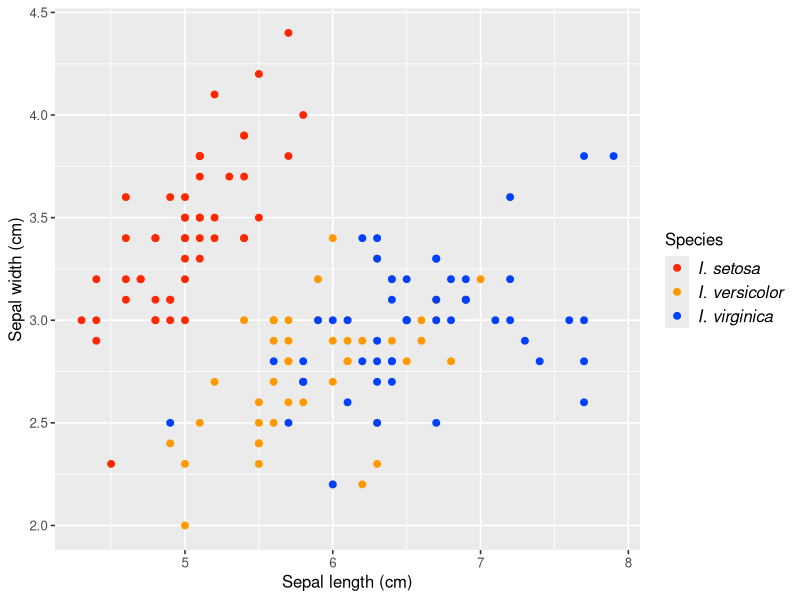
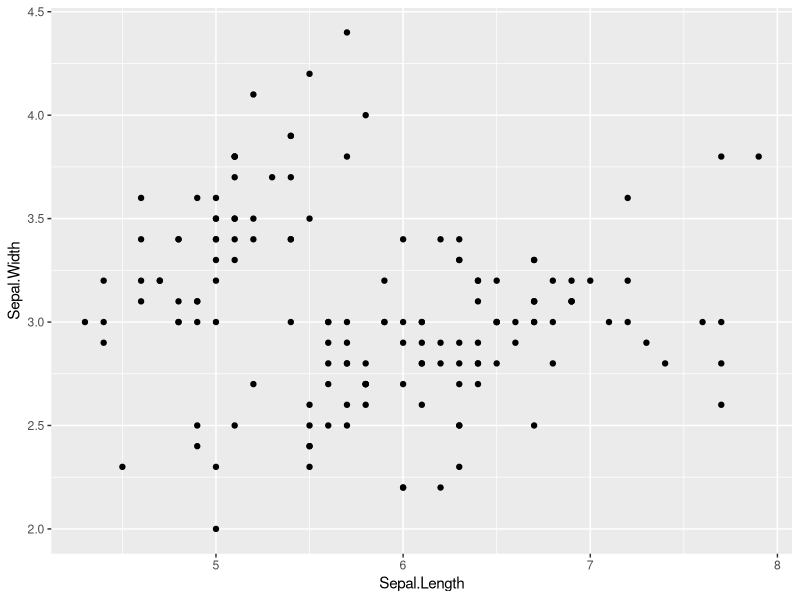
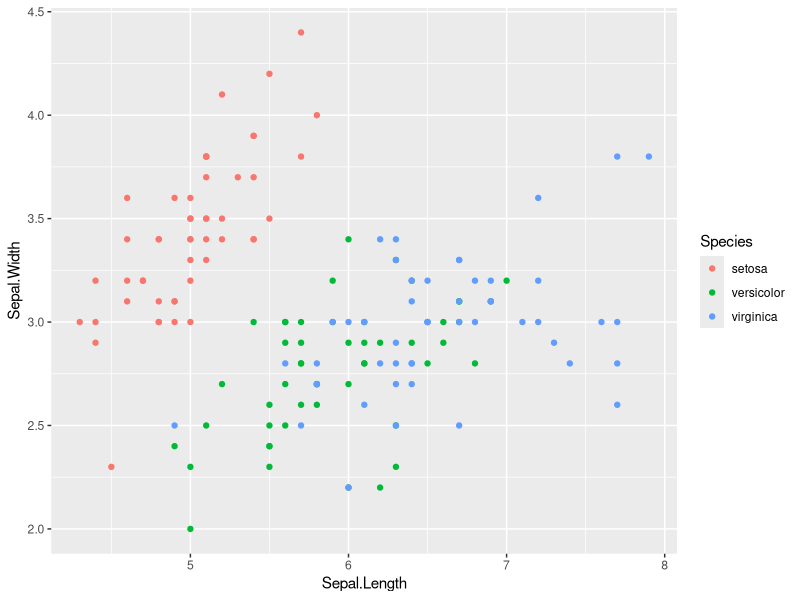
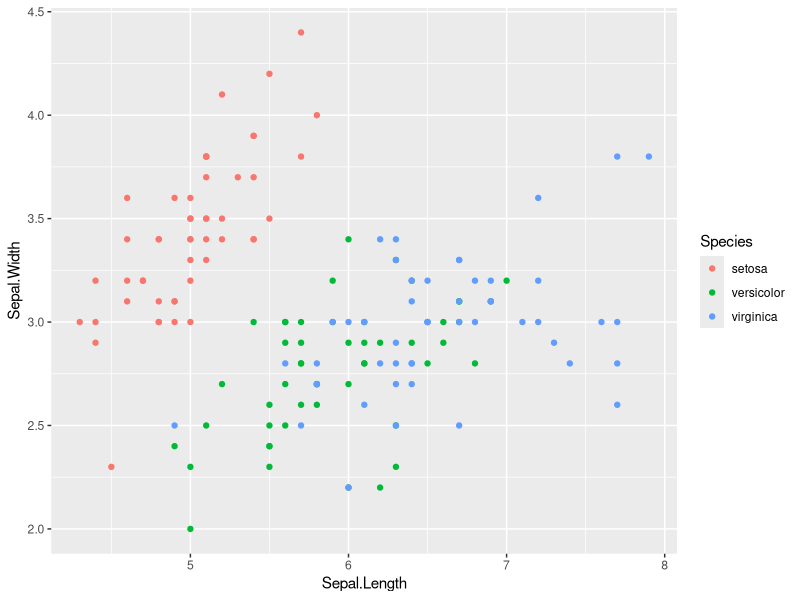
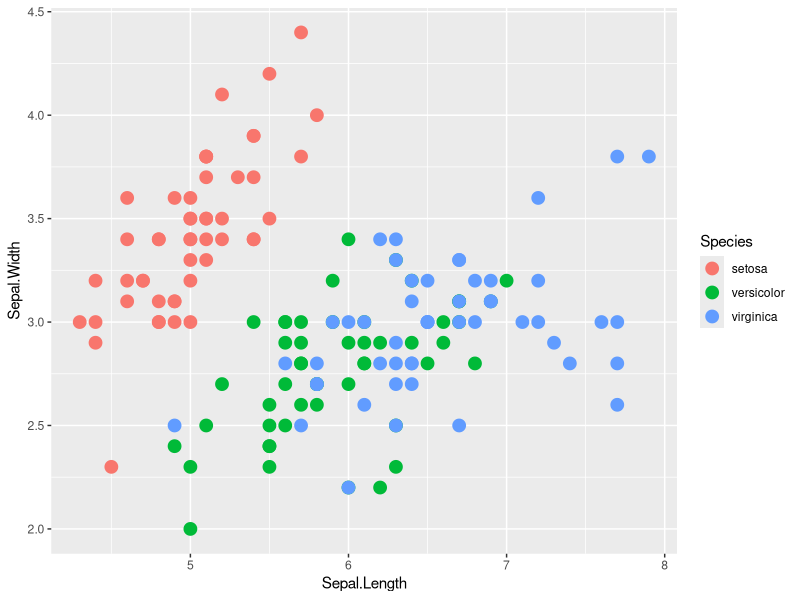
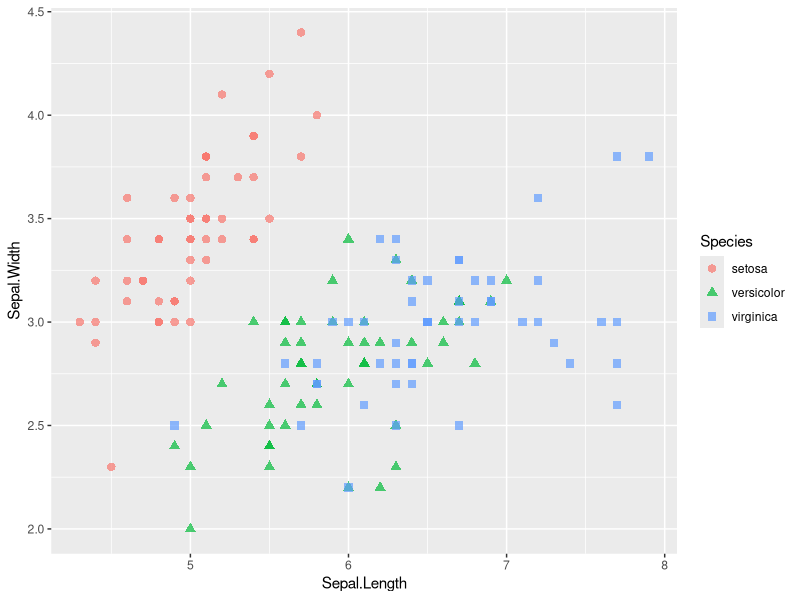
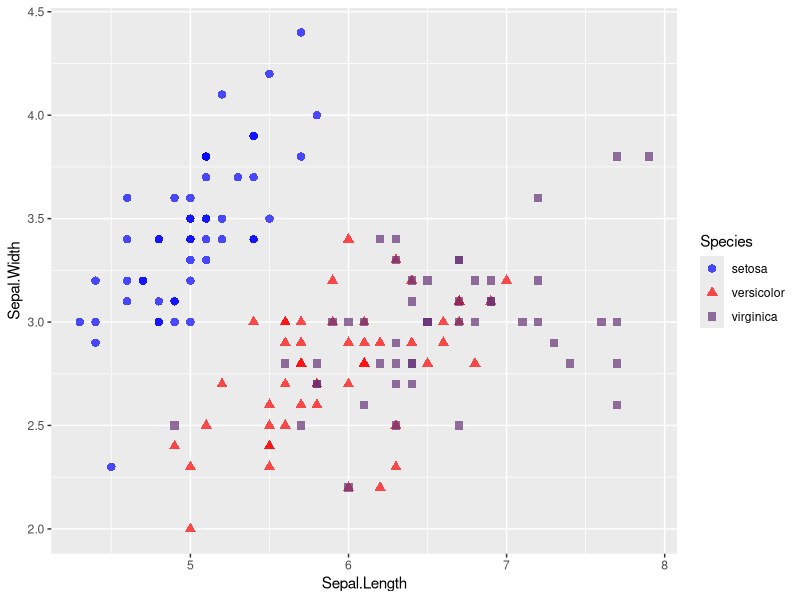
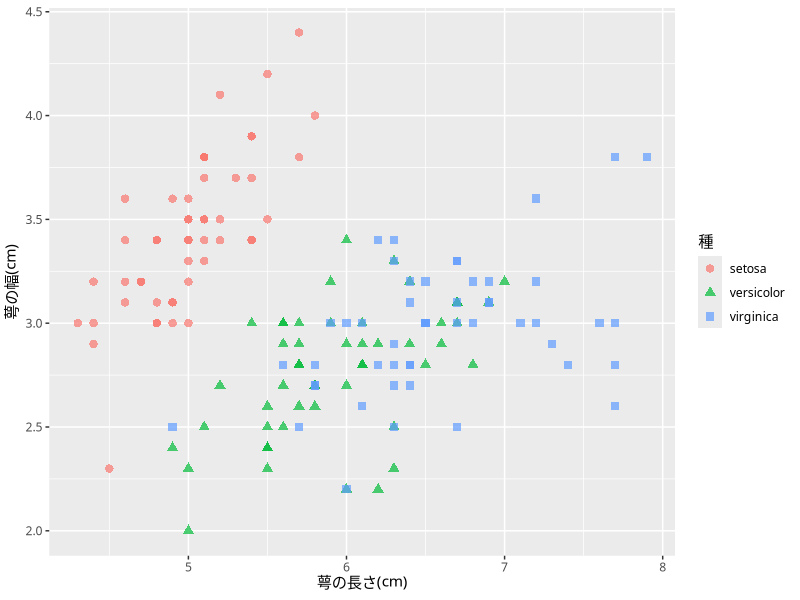

Source code (R) for these figures, in order:
## ---- chunk 1
knitr::opts_chunk$set(echo = FALSE)
library(ggplot2)
library(dplyr)
## ---- chunk 2
ggplot(data = iris,
       mapping = aes(x = Sepal.Length, y = Sepal.Width,
                     colour = Species)) +
  geom_point(size = 2) +
  scale_colour_manual(labels = c("I. setosa", "I. versicolor", "I. virginica"),
                      values = c("#ff2800", "#ff9900", "#0041ff"),
                      guide = guide_legend(label.hjust = 0)) +
  labs(x = "Sepal length (cm)", y = "Sepal width (cm)") +
  theme_grey(base_family = "Helvetica", base_size = 12) +
  theme(legend.text = element_text(face = "italic", size = 12))
## ---- chunk 3
data(iris)
head(iris)
## ---- chunk 4
p <- ggplot(data = iris,
            mapping = aes(x = Sepal.Length,
                          y = Sepal.Width))
## ---- chunk 5
p + geom_point()
## ---- chunk 6
p + geom_point(mapping = aes(colour = Species))
## ---- chunk 7
ggplot(data = iris,
       mapping = aes(x = Sepal.Length, y = Sepal.Width, colour = Species)) +
  geom_point()
## ---- chunk 8
p + geom_point(aes(colour = Species), size = 4)
## ---- chunk 9
p2 <- p + geom_point(aes(colour = Species, shape = Species),
                     size = 2.5, alpha = 0.7)
print(p2)
## ---- chunk 10
p2 + scale_colour_manual(values = c("blue", "red", "#663377"))
## ---- chunk 11
p2 + labs(x = "萼の長さ(cm)", y = "萼の幅(cm)") +
  scale_colour_discrete(name = "種") +  scale_shape_discrete(name = "種") +
  theme_grey(base_family = "IPAexGothic")
## ---- chunk 12
p2 + labs(x = "萼の長さ(cm)", y = "萼の幅(cm)") +
  scale_colour_discrete(name = "種",
                        labels = c("甲", "乙", "丙")) +
  scale_shape_discrete(name = "種",
                       labels = c("甲", "乙", "丙")) +
  theme_grey(base_family = "IPAexGothic")
## ---- chunk 13
p2 + xlim(4, 8) + ylim(1, 5)
## ---- chunk 14
p2 +
  scale_x_log10(limits = c(2, 8), breaks = c(2, 4, 8)) +
  scale_y_log10(limits = c(2, 8), breaks = c(2, 4, 8))
## ---- chunk 15
p + geom_point() + facet_wrap(~ Species)
## ---- chunk 16
p2 + theme_bw()
## ---- chunk 17
p2 + theme_classic()
## ---- chunk 18
p2 + theme_bw() +
  theme(legend.position = "bottom",
        legend.text = element_text(colour="grey20",
                                   face = "italic", size = 10))
## ---- chunk 19
p <- ggplot(data = iris,
            mapping = aes(x = Sepal.Length, y = Sepal.Width,
                     colour = Species, shape = Species)) +
  geom_point(size = 2.5, alpha = 0.7) +
  labs(x = "Sepal length (cm)", y = "Sepal width (cm)") +
  xlim(4, 8) + ylim(2, 5) +
  theme_bw(base_family = "Helvetica", base_size = 12) +
  theme(legend.direction = "horizontal",
        legend.position = c(0.975, 0.975), legend.justification = c(1, 1),
        legend.background = element_rect(colour = "black", fill="white"),
        legend.text = element_text(face = "italic", size = 10))
## ---- chunk 20
print(p)
## ---- chunk 21
set.seed(1)
x <- rep(NA, 20)
x[1] <- 0
for (t in 2:20)
  x[t] <- x[t - 1] + rnorm(1, 0, 1)
## ---- chunk 22
p <- ggplot(data.frame(t = 1:20, x = x), aes(t, x))
p + geom_line()
## ---- chunk 23
p + geom_line() + geom_point(size = 3)
## ---- chunk 24
library(readr)
data <- read_csv("Tree_ring_data.csv") %>%
  filter(Height == 0) %>%
  mutate(No = factor(No),
         Y = 1994 - Year + 1) %>%
  select(No, Y, Diameter)
## ---- chunk 25
head(data)
## ---- chunk 26
ggplot(data = data, mapping = aes(x = Y, y = Diameter)) +
  geom_line()
## ---- chunk 27
ggplot(data = data, mapping = aes(x = Y, y = Diameter, colour = No)) +
  geom_line() + guides(colour = guide_legend(ncol = 2))
## ---- chunk 28
ggplot(data = iris) +
  geom_boxplot(aes(x = Species, y = Sepal.Width))
## ---- chunk 29
ggplot(data = iris) +
  geom_histogram(aes(x = Sepal.Length, fill = Species),
                 binwidth = 0.5)
## ---- chunk 30
ggplot(data = iris) +
  geom_histogram(aes(x = Sepal.Length, fill = Species),
                 binwidth = 0.5, position = "dodge")
## ---- chunk 31
p <- ggplot(data = iris) +
  geom_density(aes(x = Sepal.Length, fill = Species), alpha = 0.5)
print(p)
## ---- chunk 32
p + theme(legend.position = "none") +
  annotate("text", x = 5, y = 0.6, label = "setosa") +
  annotate("text", x = 5.8, y = 0.53, label = "versicolor") +
  annotate("text", x = 6.5, y = 0.56, label = "virginica")
## ---- chunk 33
set.seed(1)
h <- hist(rnorm(400, 0, 1), plot = FALSE)
p <- ggplot(data.frame(x = h$mids, y = h$density), aes(x, y)) +
  geom_bar(stat = "identity", fill = "gray50")
print(p)
## ---- chunk 34
p + stat_function(fun = dnorm, args = list(mean = 0, sd = 1),
                  geom = "line") 
## ---- chunk 35
set.seed(12)
data1 <- data.frame(x = 1:20, y = rnorm(20, 0, 1))
data2 <- data1 %>%
  mutate(ymin = data1$y + qnorm(0.025, 0, 1),
         ymax = data1$y + qnorm(0.975, 0, 1))
p1 <- ggplot(data1, aes(x, y)) + geom_line()
print(p1)
## ---- chunk 36
p1 + geom_ribbon(data = data2,
                 aes(x = x, ymin = ymin, ymax = ymax), alpha = 0.5)
